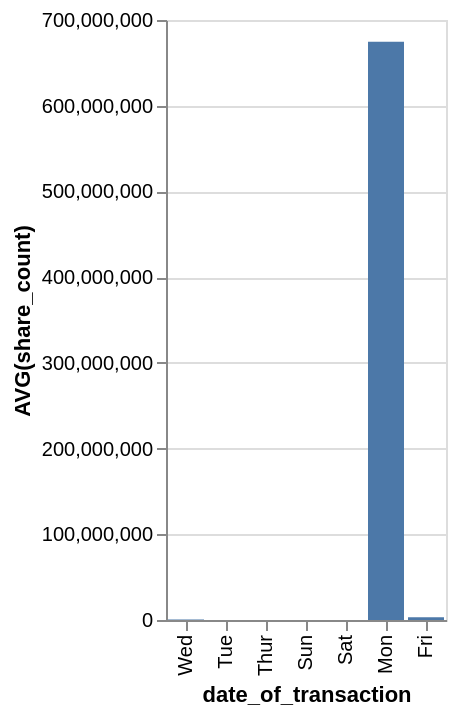

Vega-Lite specification stored for this chart:
### Vega-Lite specification from a JSON file in a GitHub repository (floating-point values rounded to 4 significant figures)
{"data": {"values": [{"x_data": "Mon", "y_data": 674529892}, {"x_data": "Tue", "y_data": 32180.0}, {"x_data": "Wed", "y_data": 554600.0}, {"x_data": "Thur", "y_data": 0}, {"x_data": "Fri", "y_data": 3119000.0}, {"x_data": "Sat", "y_data": 0}, {"x_data": "Sun", "y_data": 24430.0}]}, "mark": "bar", "encoding": {"x": {"field": "x_data", "type": "nominal", "title": "date_of_transaction", "sort": "descending"}, "y": {"field": "y_data", "type": "quantitative", "title": "AVG(share_count)"}}}
